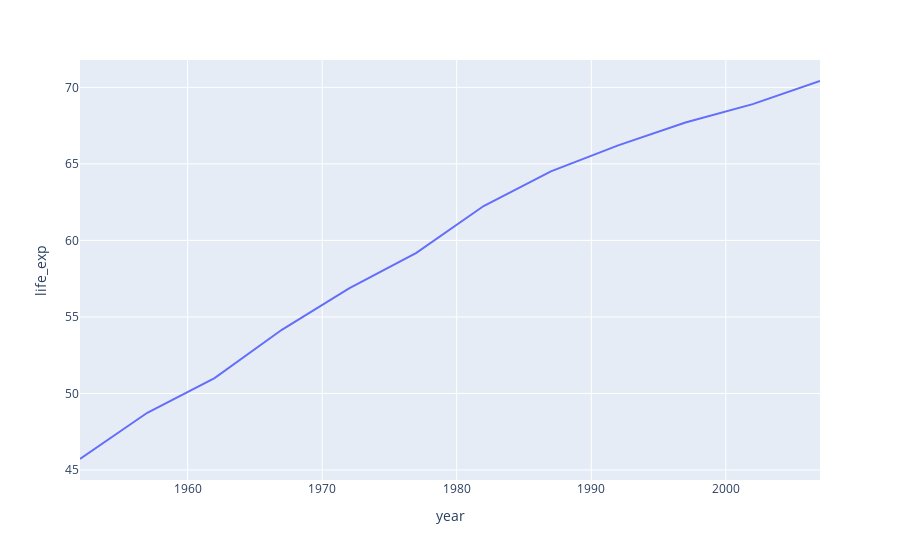

Notebook source saved alongside this figure:
### Code cell
px.line(data_frame=df_exp_per_year_asia , x='year' , y='life_exp')

### Figure 1 — Plotly figure (JSON) as saved in the notebook; plotly's stock layout.template omitted (floating-point values rounded to 4 significant figures)
{"data": [{"hovertemplate": "year=%{x}<br>life_exp=%{y}<extra></extra>", "legendgroup": "", "line": {"color": "#636efa", "dash": "solid"}, "marker": {"symbol": "circle"}, "mode": "lines", "name": "", "orientation": "v", "showlegend": false, "type": "scatter", "x": [1952, 1957, 1962, 1967, 1972, 1977, 1982, 1987, 1992, 1997, 2002, 2007], "xaxis": "x", "y": [45.72, 48.74, 51.01, 54.16, 56.87, 59.19, 62.25, 64.52, 66.21, 67.7, 68.91, 70.42], "yaxis": "y"}], "layout": {"legend": {"tracegroupgap": 0}, "margin": {"t": 60}, "xaxis": {"anchor": "y", "domain": [0, 1], "title": {"text": "year"}}, "yaxis": {"anchor": "x", "domain": [0, 1], "title": {"text": "life_exp"}}}}
